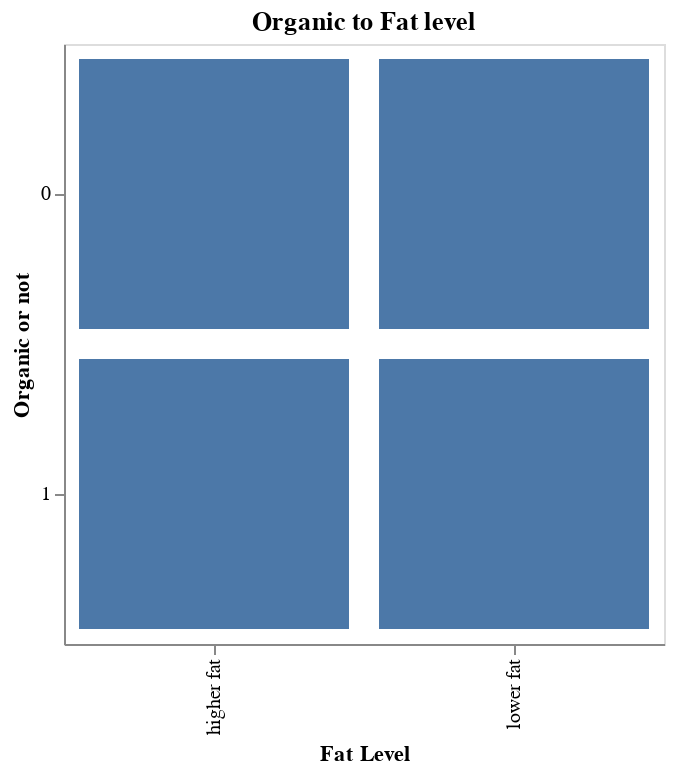

Notebook code cell kept with this figure:
### Markdown cell above
According to this bar graph, higher fat level has a lower moisture percentage.

Now lets look at if Organic has any correlation:

### Code cell
Organic_to_fat= alt.Chart(train_df).mark_bar().encode(
    alt.X('FatLevel:N', title="Fat Level"),
    alt.Y("Organic:N", title="Organic or not")
).properties(width= 300,height = 300, title="Organic to Fat level")
Organic_to_fat

### Figure 1 — Vega-Lite specification as saved in the notebook (floating-point values rounded to 4 significant figures; data arrays with more than 128 entries replaced by an {"elided": "..."} marker saying what was removed)
{"config": {"view": {"continuousWidth": 400, "continuousHeight": 300}}, "data": {"name": "data-f807ecc0c80ca8a0a0d8bc0c96155c1b"}, "mark": "bar", "encoding": {"x": {"type": "nominal", "field": "FatLevel", "title": "Fat Level"}, "y": {"type": "nominal", "field": "Organic", "title": "Organic or not"}}, "height": 300, "title": "Organic to Fat level", "width": 300, "$schema": "https://vega.github.io/schema/vega-lite/v4.8.1.json", "datasets": {"data-f807ecc0c80ca8a0a0d8bc0c96155c1b": {"elided": "833 records"}}}
